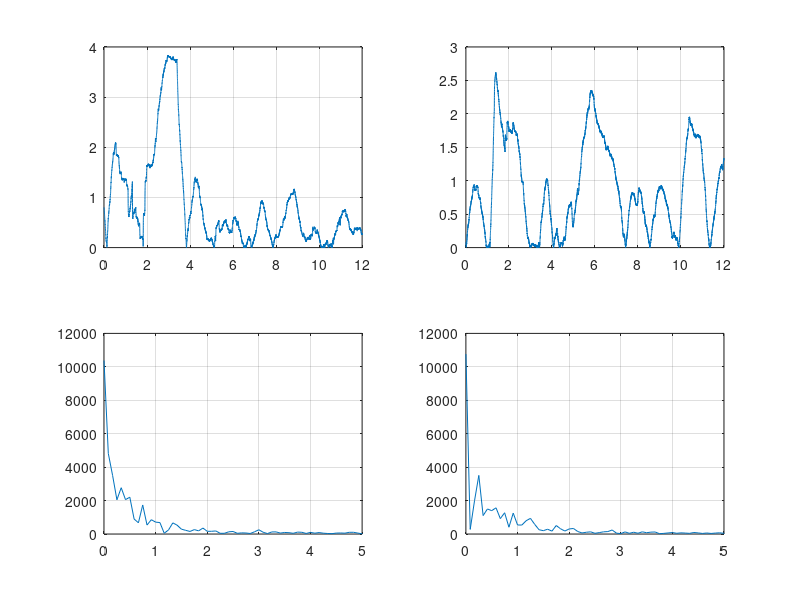
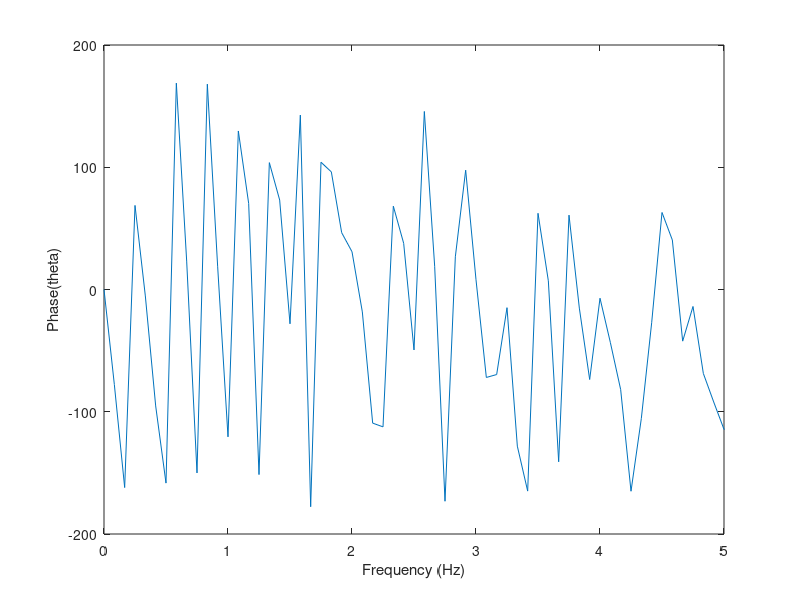
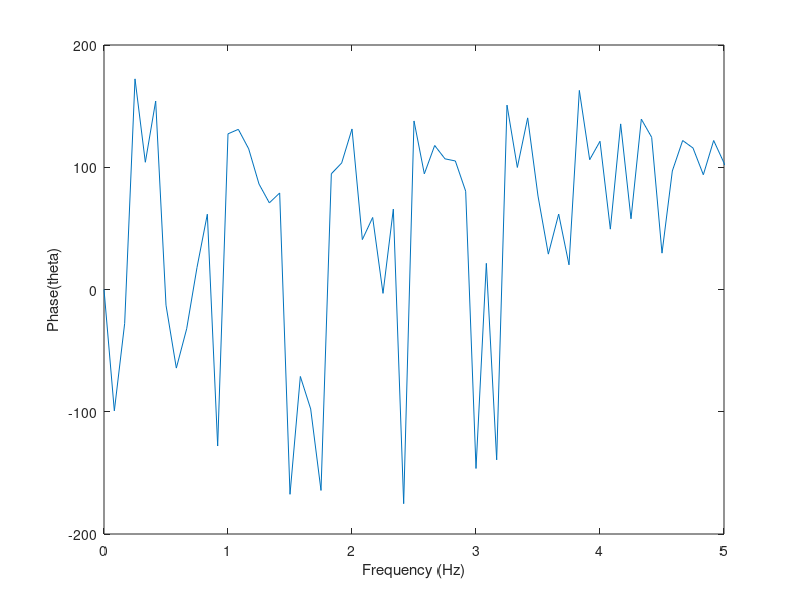

MATLAB code to generate these figures, in order:
clc;
clear all;
x=importdata('S_new_1_R2D7.mat');
y1=abs(x(1,:));
y2=y1(:,1:12000);
y3=abs(x(2,:));
y4=y3(:,1:12000);
fs=1000;                                            
t1 = 1/fs;                                                 
L=12000;                                           
t = (0:L-1)*t1;  
subplot(2,2,1)
plot(t,y2);
grid on
subplot(2,2,2)
plot(t,y4); 
grid on

Nsamps = length(y4);                    
f = 1000*(0:Nsamps/2-1)/Nsamps;           

I_fft = abs(fft(y2));                 
I_fft = I_fft(1:Nsamps/2);              

Q_fft = abs(fft(y4));               
Q_fft = Q_fft(1:Nsamps/2);             
subplot(2,2,3)
plot(f,I_fft);
xlim([0 5]);
grid on
subplot(2,2,4)
plot(f,Q_fft);
xlim([0 5]);
grid on

% Phase plot

figure; 
I_fft1 = fft(y2);                 
I_fft2 = I_fft1(1:Nsamps/2);              
I_fft3= angle(I_fft2)*180/pi;
plot(f,I_fft3); 
xlim([0 5])
xlabel('Frequency (Hz)');
ylabel ('Phase(theta)');

figure; 
Q_fft1 = fft(y4);               
Q_fft2 = Q_fft1(1:Nsamps/2); 
Q_fft3=angle(Q_fft2)*180/pi;
plot(f,Q_fft3); 
xlim([0 5]); 
xlabel('Frequency (Hz)');
ylabel ('Phase(theta)');